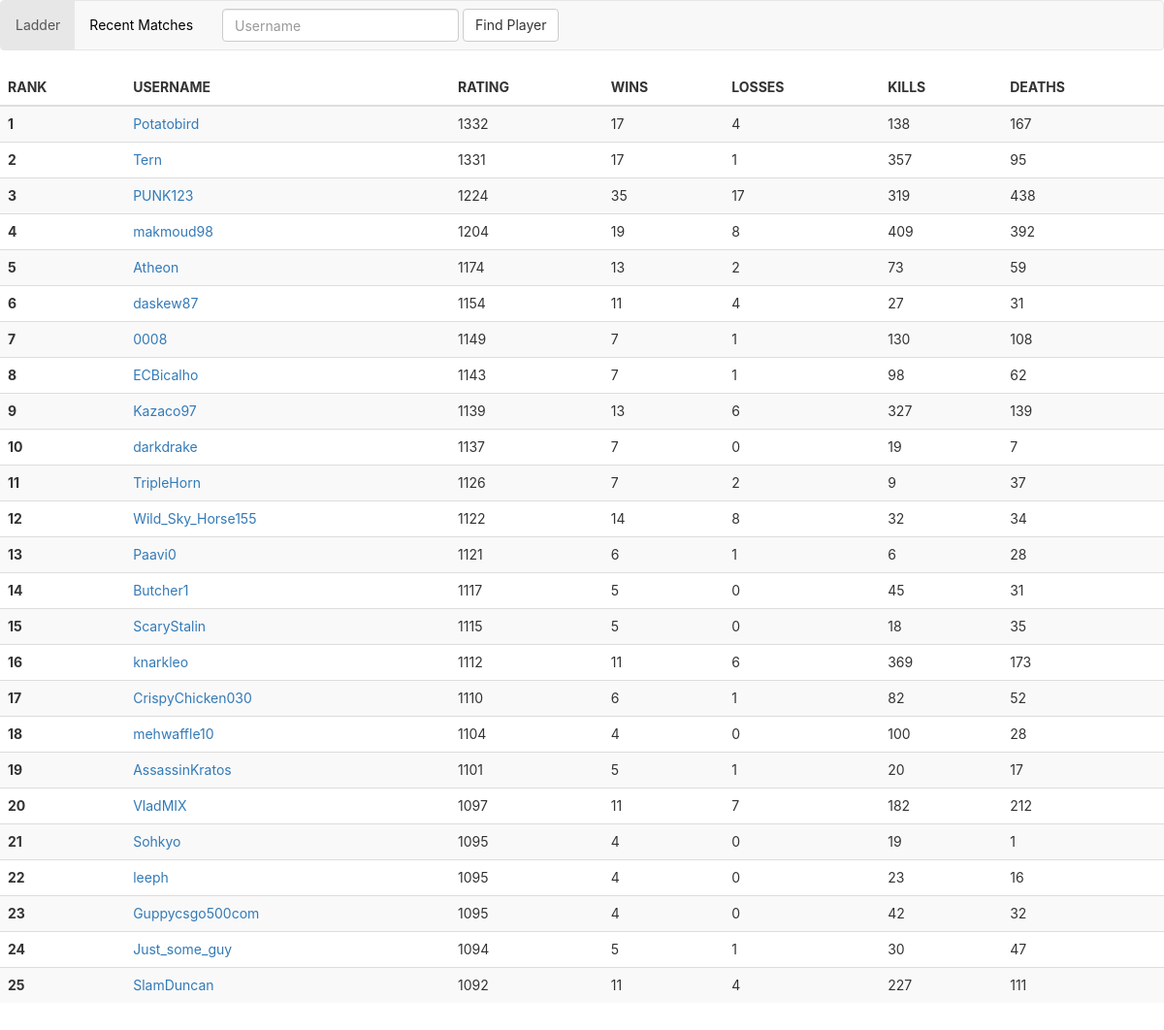
/ladder/, run on the app's committed database.
### setup_database.py (models this page shows, shortened)
class Player(Base):
    __tablename__ = 'player'
    id = Column(Integer, primary_key=True, index=True)
    username = Column(String(20), nullable=False)
    rank = Column(Integer, nullable=False)
    wins = Column(Integer, nullable=False)
    losses = Column(Integer, nullable=False)
    kills = Column(Integer, nullable=False)
    deaths = Column(Integer, nullable=False)

### project.py (the view)
@app.route('/')
@app.route('/ladder/')
def show_ladder():
    players = session.query(Player).order_by(desc(Player.rank)).\
        filter(or_(Player.wins > 0, Player.losses > 0)).limit(25)
    return render_template('ladder.html', players=players)

### project.py (called while the page is built)
@app.context_processor
def utility_processor():
    user = None
    if 'email' in login_session:
        user = session.query(User).\
            filter_by(email=login_session['email']).first()
    if 'state' not in login_session:
        login_session['state'] = ''.join(
            random.choice(string.ascii_uppercase + string.digits)
            for x in xrange(32))
    return dict(state=login_session['state'], user=user)

### templates/ladder.html (shortened to what this page needs)
{% extends "header.html" %}
{% set active_page = "ladder" %}
{% block header %}
	<link href="{{ url_for('static', filename='css/ladder.css') }}" rel="stylesheet">
{% endblock %}
{% block content %}
{{ super() }}
<div class="table-responsive-sm">
	<table class="table table-striped table-hover">
		<thead class="thread-dark">
			<tr>
				<th class="rank" scope="col">RANK</th>
				<th class="username" scope="col">USERNAME</th>
				<th class="rating" scope="col">RATING</th>
				<th class="wins" scope="col">WINS</th>
				<th class="losses" scope="col">LOSSES</th>
				<th class="kills" scope="col">KILLS</th>
				<th class="deaths" scope="col">DEATHS</th>
			</tr>
		</thead>
		<tbody>
		{% for player in players %}
		<tr>
	  		<th class="rank" scope="row">{{ loop.index }}</th>
	  		<td class="username">
	  			<a href = "{{url_for('show_player', username=player.username)}}">
	  				{{ player.username }}
	  			</a>
	  		</td>
	  		<td class="rating">{{ player.rank }}</td>
	  		<td class="wins">{{ player.wins }}</td>
	  		<td class="losses">{{ player.losses }}</td>
	  		<td class="kills">{{ player.kills }}</td>
	  		<td class="deaths">{{ player.deaths }}</td>
		</tr>
		{% endfor %}
		</tbody>
	</table>
</div>
{% endblock %}

### static/css/main.css (style rules this page uses)
* { font-family:"Avenir Next", -apple-system, BlinkMacSystemFont, "Segoe UI", "Roboto", "Oxygen", "Ubuntu", "Cantarell", "Fira Sans", "Droid Sans", "Helvetica Neue", sans-serif }

### data on the page
Player: username "Potatobird", rank "1332", wins "17", losses "4", kills "138", deaths "167"
Player: username "Tern", rank "1331", wins "17", losses "1", kills "357", deaths "95"
Player: username "PUNK123", rank "1224", wins "35", losses "17", kills "319", deaths "438"
Player: username "makmoud98", rank "1204", wins "19", losses "8", kills "409", deaths "392"
Player: username "Atheon", rank "1174", wins "13", losses "2", kills "73", deaths "59"
Player: username "daskew87", rank "1154", wins "11", losses "4", kills "27", deaths "31"
Player: username "0008", rank "1149", wins "7", losses "1", kills "130", deaths "108"
Player: username "ECBicalho", rank "1143", wins "7", losses "1", kills "98", deaths "62"
Player: username "Kazaco97", rank "1139", wins "13", losses "6", kills "327", deaths "139"
Player: username "darkdrake", rank "1137", wins "7", losses "0", kills "19", deaths "7"
Player: username "TripleHorn", rank "1126", wins "7", losses "2", kills "9", deaths "37"
Player: username "Wild_Sky_Horse155", rank "1122", wins "14", losses "8", kills "32", deaths "34"
Player: username "Paavi0", rank "1121", wins "6", losses "1", kills "6", deaths "28"
Player: username "Butcher1", rank "1117", wins "5", losses "0", kills "45", deaths "31"
Player: username "ScaryStalin", rank "1115", wins "5", losses "0", kills "18", deaths "35"
Player: username "knarkleo", rank "1112", wins "11", losses "6", kills "369", deaths "173"
Player: username "CrispyChicken030", rank "1110", wins "6", losses "1", kills "82", deaths "52"
Player: username "mehwaffle10", rank "1104", wins "4", losses "0", kills "100", deaths "28"
Player: username "AssassinKratos", rank "1101", wins "5", losses "1", kills "20", deaths "17"
Player: username "VladMIX", rank "1097", wins "11", losses "7", kills "182", deaths "212"
Player: username "Sohkyo", rank "1095", wins "4", losses "0", kills "19", deaths "1"
Player: username "leeph", rank "1095", wins "4", losses "0", kills "23", deaths "16"
Player: username "Guppycsgo500com", rank "1095", wins "4", losses "0", kills "42", deaths "32"
Player: username "Just_some_guy", rank "1094", wins "5", losses "1", kills "30", deaths "47"
Player: username "SlamDuncan", rank "1092", wins "11", losses "4", kills "227", deaths "111"

### other printed values
{{ caption|e }} "Ladder" "Recent Matches"
